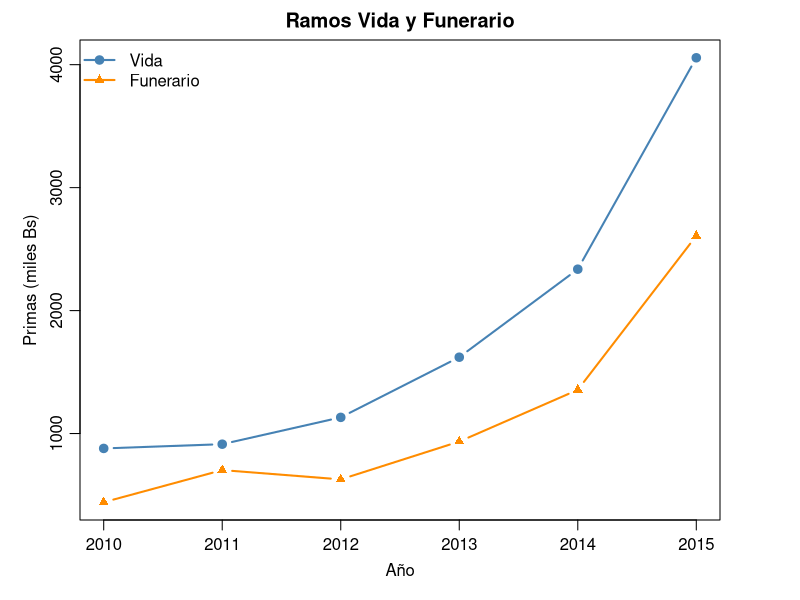
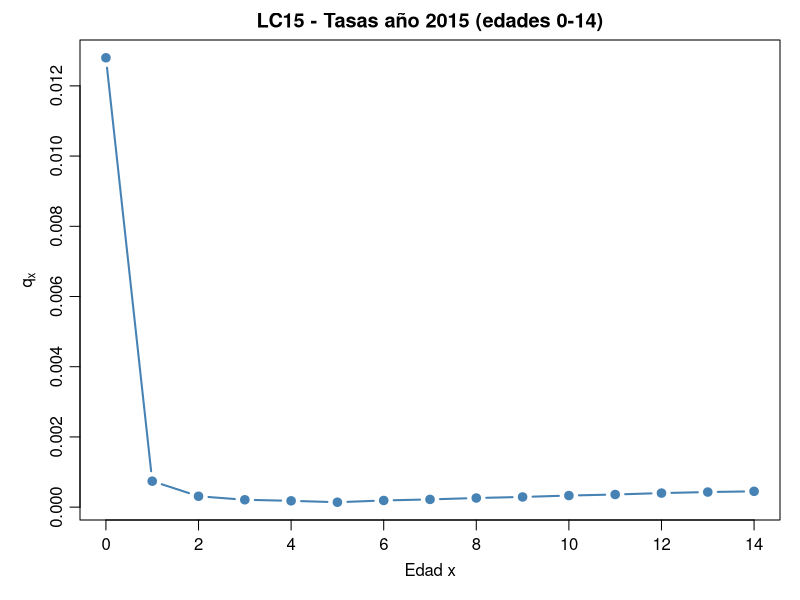
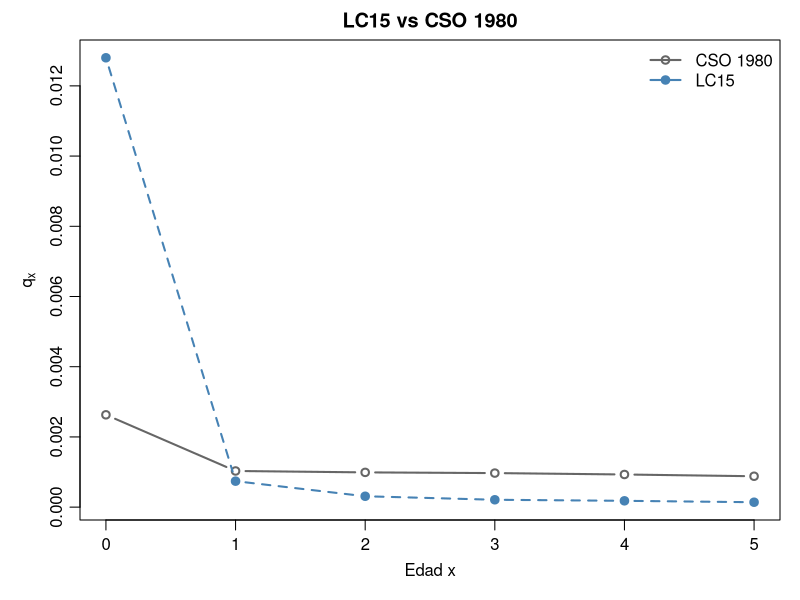
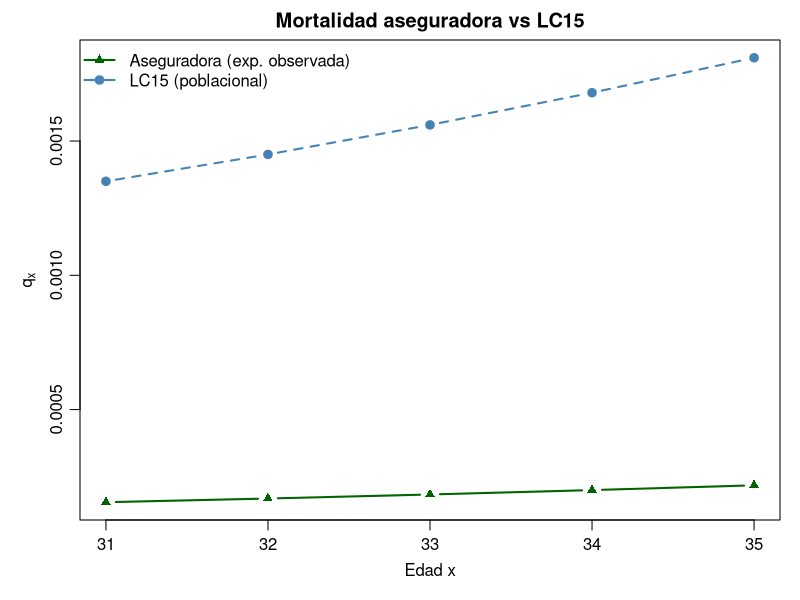
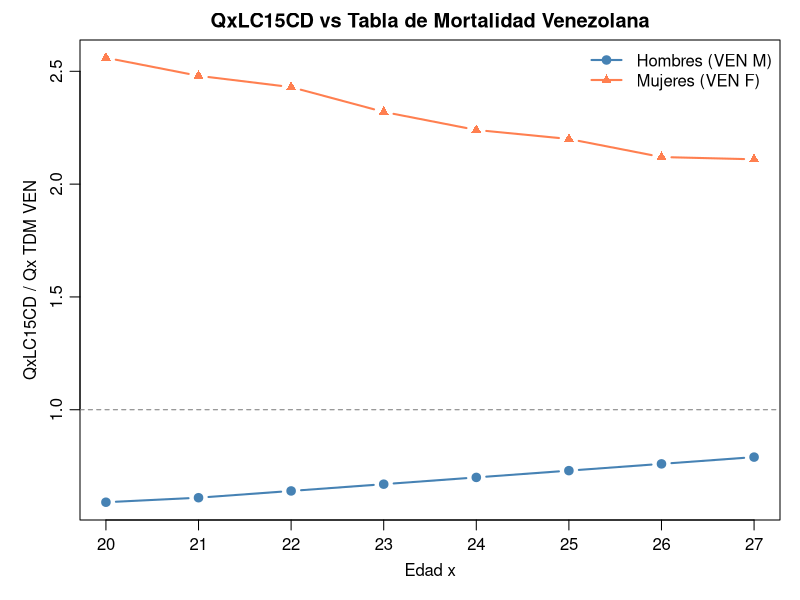

Source code (R) for these figures, in order:
## ---- chunk 1
#| label: fig-evol-primas
#| fig-cap: "Evolución de las primas (sin deflactar) de los ramos de vida y funerario, 2010-2015."
#| fig-width: 7
#| fig-height: 4
#| echo: false
anos <- 2010:2015
vida <- c(878934, 913374, 1131544, 1620789, 2336644, 4056050) / 1000
funerario <- c(441381, 702744, 627029, 934843, 1355495, 2608075) / 1000
par(mar = c(4, 4, 2, 4), mgp = c(2, 0.7, 0))
plot(anos, vida, type = "b", pch = 19, col = "steelblue", lwd = 2, ylab = "Primas (miles Bs)", xlab = "Año", ylim = range(c(vida, funerario)), main = "Ramos Vida y Funerario")
lines(anos, funerario, type = "b", pch = 17, col = "darkorange", lwd = 2)
legend("topleft", legend = c("Vida", "Funerario"), col = c("steelblue", "darkorange"), pch = c(19, 17), lwd = 2, bty = "n")
## ---- chunk 2
#| label: fig-qx-lc15-edad
#| fig-cap: "Probabilidades de muerte $q_x$ proyectadas (LC15) por edad, año 2015 (serie total)."
#| fig-width: 6
#| fig-height: 4
#| echo: false
edad <- 0:14
qx_2015 <- c(0.01280, 0.00074, 0.00031, 0.00021, 0.00018, 0.00014, 0.00019, 0.00022, 0.00026, 0.00029, 0.00033, 0.00036, 0.00040, 0.00043, 0.00045)
par(mar = c(4, 4, 2, 1))
plot(edad, qx_2015, type = "b", pch = 19, col = "steelblue", lwd = 2, xlab = "Edad x", ylab = expression(q[x]), main = "LC15 - Tasas año 2015 (edades 0-14)")
## ---- chunk 3
#| label: fig-lc15-cso80
#| fig-cap: "Comparación de probabilidades de muerte $q_x$: LC15 vs CSO 1980 (edades 0-5)."
#| fig-width: 6
#| fig-height: 4
#| echo: false
edad <- 0:5
cso80 <- c(0.00263, 0.00103, 0.00099, 0.00097, 0.00093, 0.00088)
lc15 <- c(0.01280, 0.00074, 0.00031, 0.00021, 0.00018, 0.00014)
par(mar = c(4, 4, 2, 1))
matplot(edad, cbind(cso80, lc15), type = "b", pch = c(1, 19), col = c("gray40", "steelblue"), lwd = 2, xlab = "Edad x", ylab = expression(q[x]), main = "LC15 vs CSO 1980")
legend("topright", legend = c("CSO 1980", "LC15"), col = c("gray40", "steelblue"), pch = c(1, 19), lwd = 2, bty = "n")
## ---- chunk 4
#| label: fig-aseg-lc15
#| fig-cap: "Tasas $q_x$ de la aseguradora vs LC15 (edades 31-35). Efecto selecto: experiencia aseguradora por debajo de LC15."
#| fig-width: 6
#| fig-height: 4
#| echo: false
edad <- 31:35
qx_aseg <- c(0.00015492, 0.00016872, 0.00018375, 0.00020012, 0.00021794)
lc15 <- c(0.00135, 0.00145, 0.00156, 0.00168, 0.00181)
par(mar = c(4, 4, 2, 1))
matplot(edad, cbind(qx_aseg, lc15), type = "b", pch = c(17, 19), col = c("darkgreen", "steelblue"), lwd = 2, xlab = "Edad x", ylab = expression(q[x]))
legend("topleft", legend = c("Aseguradora (exp. observada)", "LC15 (poblacional)"), col = c("darkgreen", "steelblue"), pch = c(17, 19), lwd = 2, bty = "n")
title(main = "Mortalidad aseguradora vs LC15")
## ---- chunk 5
#| label: fig-lc15cd-ven
#| fig-cap: "Relación QxLC15CD / TDM Venezolana por sexo (edades 20-27). Valores < 1 indican QxLC15CD por debajo de la TDM VEN."
#| fig-width: 7
#| fig-height: 4
#| echo: false
edad <- 20:27
ratio_M <- c(0.59, 0.61, 0.64, 0.67, 0.70, 0.73, 0.76, 0.79)
ratio_F <- c(2.56, 2.48, 2.43, 2.32, 2.24, 2.20, 2.12, 2.11)
par(mar = c(4, 4, 2, 1))
plot(edad, ratio_M, type = "b", pch = 19, col = "steelblue", lwd = 2, ylim = range(c(ratio_M, ratio_F)), xlab = "Edad x", ylab = "QxLC15CD / Qx TDM VEN")
lines(edad, ratio_F, type = "b", pch = 17, col = "coral", lwd = 2)
abline(h = 1, lty = 2, col = "gray50")
legend("topright", legend = c("Hombres (VEN M)", "Mujeres (VEN F)"), col = c("steelblue", "coral"), pch = c(19, 17), lwd = 2, bty = "n")
title(main = "QxLC15CD vs Tabla de Mortalidad Venezolana")
